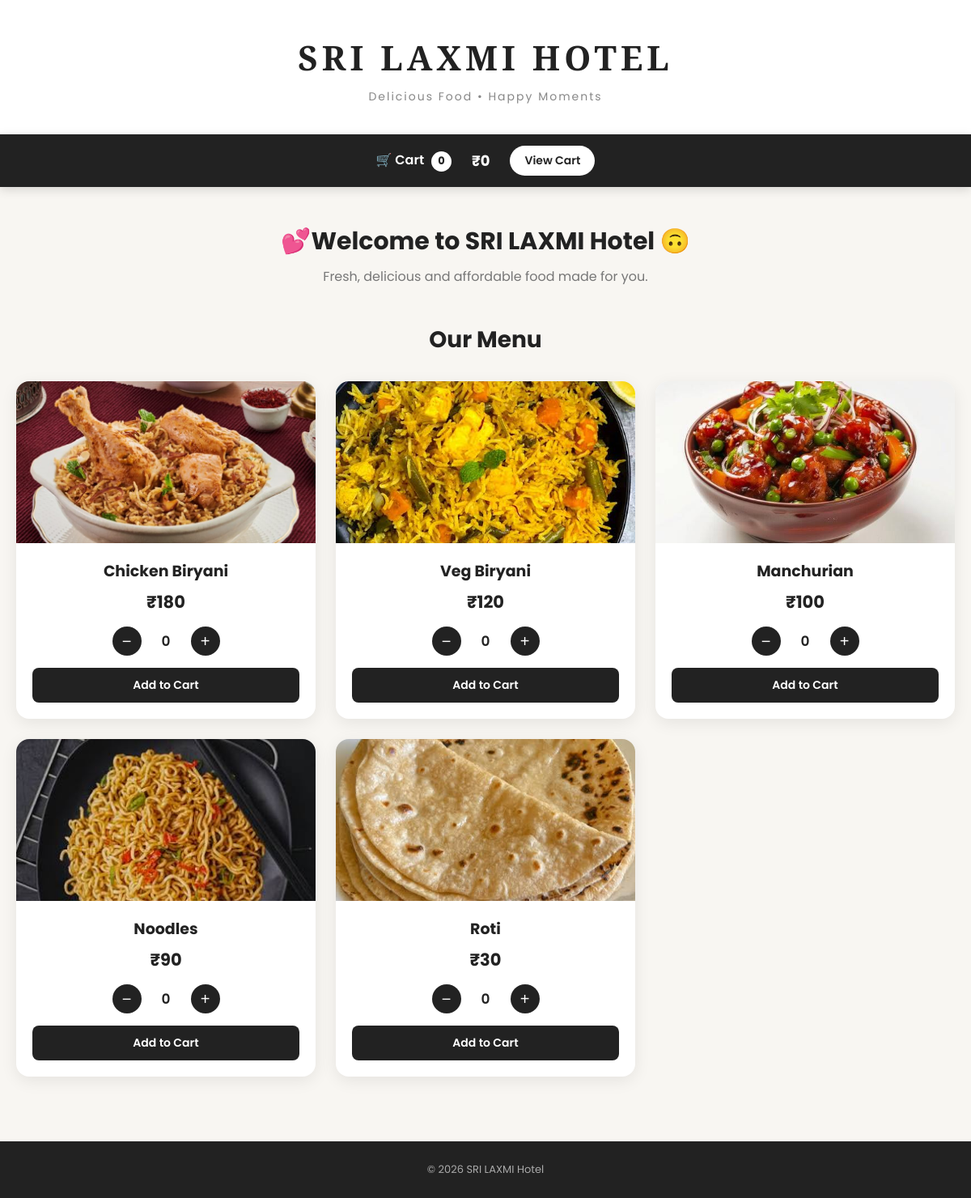
The page / on the database its author committed.
### tables this page shows
CREATE TABLE IF NOT EXISTS menu_items (
    id INT AUTO_INCREMENT PRIMARY KEY,
    name VARCHAR(100) NOT NULL,
    price DECIMAL(10,2) NOT NULL,
    image VARCHAR(255) DEFAULT NULL,
    available TINYINT(1) NOT NULL DEFAULT 1
);

### index.php (the view, shortened to what this page needs)
<?php
require_once "config/database.php";
$sql = "SELECT * FROM menu_items WHERE available = 1";
$result = $conn->query($sql);
?>
<!DOCTYPE html>
<html lang="en">
<head>
    <link rel="stylesheet" href="css/style.css">
</head>
<body>
<header class="hotel-header">
    <div class="hotel-name">
        SRI LAXMI HOTEL
    </div>
    <div class="hotel-tagline">
        Delicious Food • Happy Moments
    </div>
</header>
<div class="cart-bar">
    <div class="cart-info">
        🛒 Cart
        <span id="cart-count">0</span>
    </div>
    <div class="cart-total">
        ₹<span id="cart-total">0</span>
    </div>
    <a href="cart.php" class="view-cart-btn">
        View Cart
    </a>
</div>
<main>
    <section class="welcome-section">
        <h1>💕Welcome to  SRI LAXMI Hotel 🙃</h1>
        <p>
            Fresh, delicious and affordable food made for you.
        </p>
    </section>
    <section class="menu-section">
        <h2>Our Menu</h2>
        <div class="menu-container">
            <?php while ($row = $result->fetch_assoc()): ?>
                <div class="food-card">
                    <div class="food-image-container">
                        <img
                            src="images/<?php echo htmlspecialchars($row['image']); ?>"
                            alt="<?php echo htmlspecialchars($row['name']); ?>"
                            class="food-image"
                        >
                    </div>
                    <div class="food-details">
                        <h3>
                            <?php echo htmlspecialchars($row['name']); ?>
                        </h3>
                        <div class="price">
                            ₹<?php echo number_format($row['price'], 0); ?>
                        </div>
                        <div class="quantity-control">
                            <button
                                class="quantity-btn minus-btn"
                                data-id="<?php echo $row['id']; ?>"
                            >
                                −
                            </button>
                            <span
                                class="quantity"
                                id="quantity-<?php echo $row['id']; ?>"
                            >
                                0
                            </span>
                            <button
                                class="quantity-btn plus-btn"
                                data-id="<?php echo $row['id']; ?>"
                            >
                                +
                            </button>
                        </div>
                        <button
                            class="add-cart-btn"
                            data-id="<?php echo $row['id']; ?>"
                            data-name="<?php echo htmlspecialchars($row['name']); ?>"
                            data-price="<?php echo $row['price']; ?>"
                            data-image="<?php echo htmlspecialchars($row['image']); ?>"
                        >
                            Add to Cart
                        </button>
                    </div>
                </div>
            <?php endwhile; ?>
        </div>
    </section>
</main>
<footer>
    <p>© 2026 SRI LAXMI  Hotel</p>
</footer>
</body>
</html>

### css/style.css (style rules this page uses)
* { margin: 0; padding: 0; box-sizing: border-box; }
body { font-family: "Poppins", sans-serif; background: #f8f6f2; color: #222; }
.hotel-header { text-align: center; padding: 35px 20px 28px; background: white; border-bottom: 1px solid #eee; }
.hotel-name { font-family: "Cinzel", serif; font-size: 42px; font-weight: 700; letter-spacing: 4px; }
.hotel-tagline { margin-top: 8px; font-size: 14px; color: #777; letter-spacing: 1px; }
.cart-bar { position: sticky; top: 0; z-index: 1000; display: flex; align-items: center; justify-content: center; gap: 25px; padding: 14px 20px; background: #222; color: white; box-shadow: 0 3px 12px rgba(0, 0, 0, 0.15); }
.cart-info { font-size: 16px; font-weight: 600; }
#cart-count { display: inline-flex; align-items: center; justify-content: center; min-width: 25px; height: 25px; margin-left: 5px; border-radius: 50%; background: white; color: #222; font-size: 13px; font-weight: 700; }
.cart-total { font-size: 18px; font-weight: 700; }
.view-cart-btn { text-decoration: none; background: white; color: #222; padding: 8px 18px; border-radius: 20px; font-size: 14px; font-weight: 600; transition: 0.2s; }
.welcome-section { text-align: center; padding: 45px 20px 25px; }
.welcome-section h1 { font-size: 30px; margin-bottom: 8px; }
.welcome-section p { color: #777; }
.menu-section { max-width: 1200px; margin: auto; padding: 20px; }
.menu-section h2 { text-align: center; font-size: 28px; margin-bottom: 30px; }
.menu-container { display: grid; grid-template-columns: repeat(3, 1fr); gap: 25px; }
.food-card { background: white; border-radius: 16px; overflow: hidden; box-shadow: 0 5px 20px rgba(0, 0, 0, 0.08); transition: transform 0.25s, box-shadow 0.25s; }
.food-image-container { width: 100%; height: 200px; overflow: hidden; }
.food-image { width: 100%; height: 100%; object-fit: cover; display: block; transition: transform 0.3s; }
.food-details { padding: 20px; text-align: center; }
.food-details h3 { font-size: 19px; margin-bottom: 8px; }
.price { font-size: 21px; font-weight: 700; margin-bottom: 15px; }
.quantity-control { display: flex; justify-content: center; align-items: center; gap: 18px; margin-bottom: 15px; }
.quantity-btn { width: 36px; height: 36px; border: none; border-radius: 50%; background: #222; color: white; font-size: 20px; cursor: pointer; transition: 0.2s; }
.quantity { min-width: 25px; font-size: 17px; font-weight: 600; }
.add-cart-btn { width: 100%; border: none; border-radius: 8px; padding: 11px; background: #222; color: white; font-family: "Poppins", sans-serif; font-size: 14px; font-weight: 600; cursor: pointer; transition: 0.2s; }
footer { text-align: center; margin-top: 60px; padding: 25px; background: #222; color: #aaa; font-size: 13px; }
.hotel-header { position: relative; padding: 42px 20px 35px; background: #ffffff; border-bottom: 1px solid #eeeeee; box-shadow: 0 3px 15px rgba(0, 0, 0, 0.03); }
.hotel-name { font-family: "Cinzel", serif; font-size: 42px; font-weight: 600; letter-spacing: 5px; color: #222; text-align: center; }
.hotel-tagline { margin-top: 10px; text-align: center; font-size: 14px; color: #888; letter-spacing: 2px; }

### rows shown on the page
menu_items: image (picture), name "Chicken Biryani", price "180"
menu_items: image (picture), name "Veg Biryani", price "120"
menu_items: image (picture), name "Manchurian", price "100"
menu_items: image (picture), name "Noodles", price "90"
menu_items: image (picture), name "Roti", price "30"
